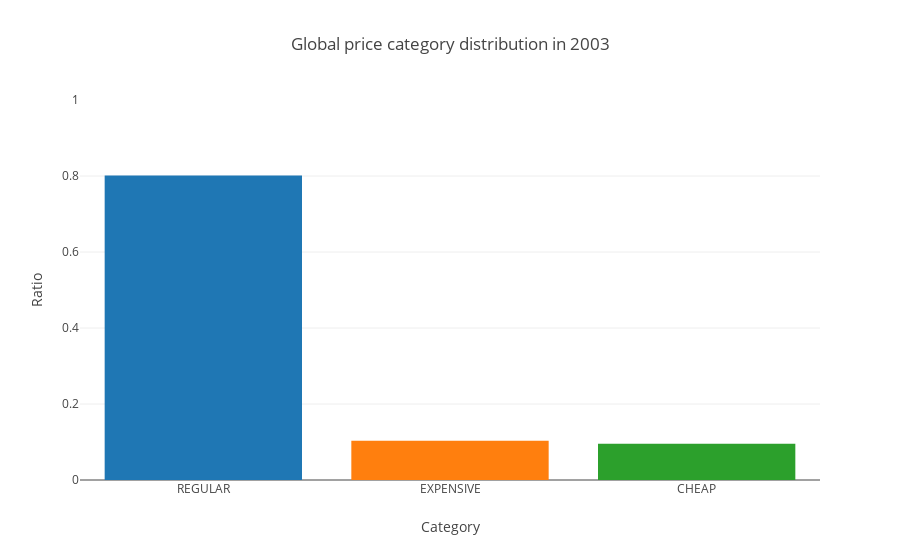

Here is the notebook cell this chart was saved with:
### Code cell
iplot(fig)

### Figure 1 — Plotly figure (JSON) as saved in the notebook; plotly's stock layout.template omitted (floating-point values rounded to 4 significant figures)
{"data": [{"marker": {"color": ["#1f77b4", "#ff7f0e", "#2ca02c"]}, "type": "bar", "uid": "25b23626-64db-4091-88f3-7ff5162a2849", "x": ["REGULAR", "EXPENSIVE", "CHEAP"], "y": [0.8016, 0.1032, 0.09524]}], "layout": {"title": {"text": "Global price category distribution in 2003"}, "xaxis": {"title": {"text": "Category"}}, "yaxis": {"range": [0, 1], "title": {"text": "Ratio"}}}}
